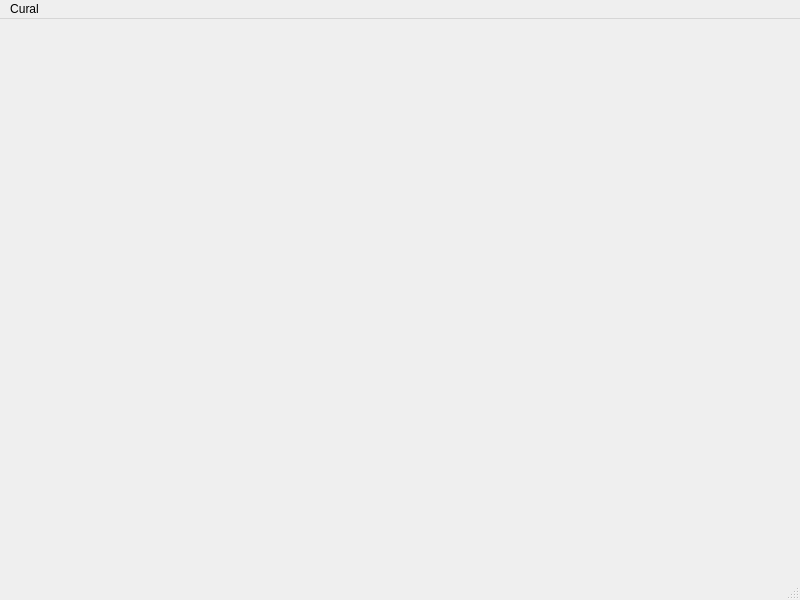
<?xml version="1.0" encoding="UTF-8"?>
<ui version="4.0">
 <class>MainWindow</class>
 <widget class="QMainWindow" name="MainWindow">
  <property name="geometry">
   <rect>
    <x>0</x>
    <y>0</y>
    <width>800</width>
    <height>600</height>
   </rect>
  </property>
  <property name="windowTitle">
   <string>Menu Cural</string>
  </property>
  <widget class="QWidget" name="centralwidget"/>
  <widget class="QMenuBar" name="menubar">
   <property name="geometry">
    <rect>
     <x>0</x>
     <y>0</y>
     <width>800</width>
     <height>22</height>
    </rect>
   </property>
   <widget class="QMenu" name="menuCural">
    <property name="title">
     <string>Cural</string>
    </property>
    <addaction name="actionCural_Mag_1"/>
    <addaction name="actionCural_Mag2"/>
   </widget>
   <addaction name="menuCural"/>
  </widget>
  <widget class="QStatusBar" name="statusbar"/>
  <action name="actionIntroducao_Geral">
   <property name="text">
    <string>Introducao Geral</string>
   </property>
  </action>
  <action name="actionINtroducao_de_Novos">
   <property name="text">
    <string>Introducao de Novos</string>
   </property>
  </action>
  <action name="actionIntroducao_de_Mortos">
   <property name="text">
    <string>Introducao de Mortos</string>
   </property>
  </action>
  <action name="actionVizualizar">
   <property name="text">
    <string>Vizualizacao</string>
   </property>
  </action>
  <action name="actionIntroducao_Geral_2">
   <property name="text">
    <string>Introducao Geral</string>
   </property>
  </action>
  <action name="actionIntroducao_de_Novos">
   <property name="text">
    <string>Introducao de Novos</string>
   </property>
  </action>
  <action name="actionIntroducao_de_Mortos_2">
   <property name="text">
    <string>Introducao de Mortos</string>
   </property>
  </action>
  <action name="actionVizualizacao">
   <property name="text">
    <string>Vizualizacao</string>
   </property>
  </action>
  <action name="actionCural_Mag_1">
   <property name="text">
    <string>Cural Mag 1</string>
   </property>
  </action>
  <action name="actionCural_Mag2">
   <property name="text">
    <string>Cural Mag2</string>
   </property>
  </action>
 </widget>
 <resources/>
 <connections/>
</ui>
